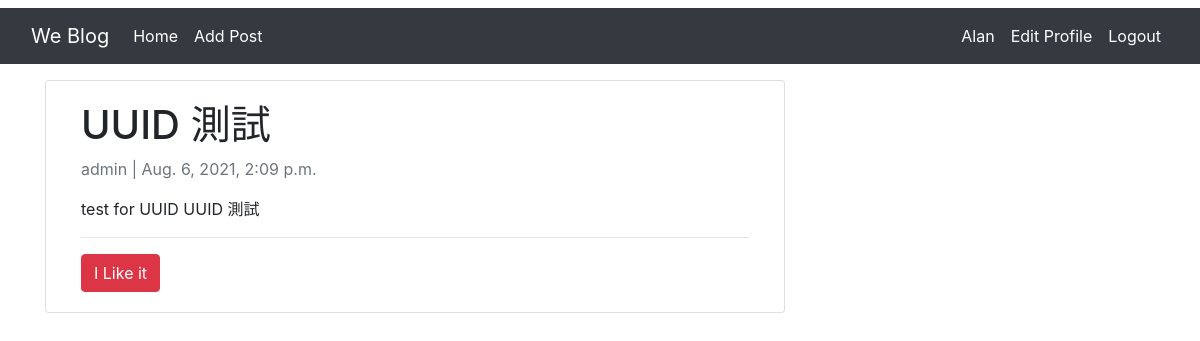
Page /blog/post/1/ (signed in) on the committed database.
### post/models.py (models this page shows, shortened)
class Post(models.Model):
    title = models.CharField(max_length=50, unique=True)
    uuid = models.UUIDField(default=uuid.uuid4, editable=False, unique=True)
    author = models.ForeignKey(
        User, on_delete=models.CASCADE, related_name="blog_posts"
    )
    updated_date = models.DateTimeField(auto_now=True)
    content = models.TextField()
    created_date = models.DateTimeField(auto_now_add=True)
    status = models.IntegerField(choices=STATUS, default=0)
    likes = models.ManyToManyField(User, related_name="blog_likes")
    class Meta:
        ordering = ["-created_date"]

### post/views.py (the view)
# urls.py: path("<int:pk>/", PostDetailView.as_view(), name="post-detail"),
class PostDetailView(DetailView):
    template_name = "post/post_detail.html"
    queryset = Post.objects.all()

### templates/post/post_detail.html (shortened to what this page needs)
{% extends 'base.html' %}
{% block content %}
    <div class="col-md-8 card mb-4  mt-3 left  top">
        <div class="card-body">
        <h1>{{ post.title }}</h1>
        <p class=" text-muted">{{ post.author }} | {{ post.created_date }}</p>
        <p class="card-text ">{{ post.content | safe }}</p>
        <hr>
        <form action="{% url 'like-post' post.pk %}" method="POST">
            {% if user in post.likes.all %}
                <button type="button" class="btn btn-danger">I Like it</button>
            {% endif %}
        </form>
        </div>
    </div>
{% endblock %}

### templates/navbar.html (shortened to what this page needs)
<nav class="navbar navbar-expand-lg navbar-dark bg-dark">
    <div class="container-fluid">
      <a class="navbar-brand" href="{% url 'post-list' %}">We Blog</a>
      <div class="collapse navbar-collapse" id="navbarSupportedContent">
        <ul class="navbar-nav mr-auto">
            {% if user.is_authenticated %}
                <li class="nav-item">
                    <a class="nav-link active" aria-current="page" href="{% url 'post-list' %}">Home</a>
                </li>
                <li class="nav-item">
                    <a class="nav-link active" aria-current="page" href="{% url 'post-create' %}">Add Post</a>
                </li>
            {% else %}
                <li class="nav-item">
                    <a class="nav-link active" aria-current="page" href="{% url 'post-list' %}">Home</a>
                </li>
            {% endif %}
        </ul>
        <ul class="navbar-nav ml-auto">
            {% if user.is_authenticated %}
                <li class="nav-item">
                    <a class="nav-link active" aria-current="page" href="{% url 'user-profile' user.pk %}">{{ user.username }}</a>
                </li>
                <li class="nav-item">
                    <a class="nav-link active" aria-current="page" href="{% url 'edit-profile' %}">Edit Profile</a>
                </li>
                <li class="nav-item">
                    <a class="nav-link active" aria-current="page" href="{% url 'logout' %}">Logout</a>
                </li>
            {% endif %}
        </ul>
      </div>
    </div>
  </nav>

### rows in the picture
Post: title "UUID 測試", author "admin", created_date "Aug. 6, 2021, 2:09 p.m.", content "test for UUID UUID 測試"

### other values in the picture
{{ user.username }} "Alan"
